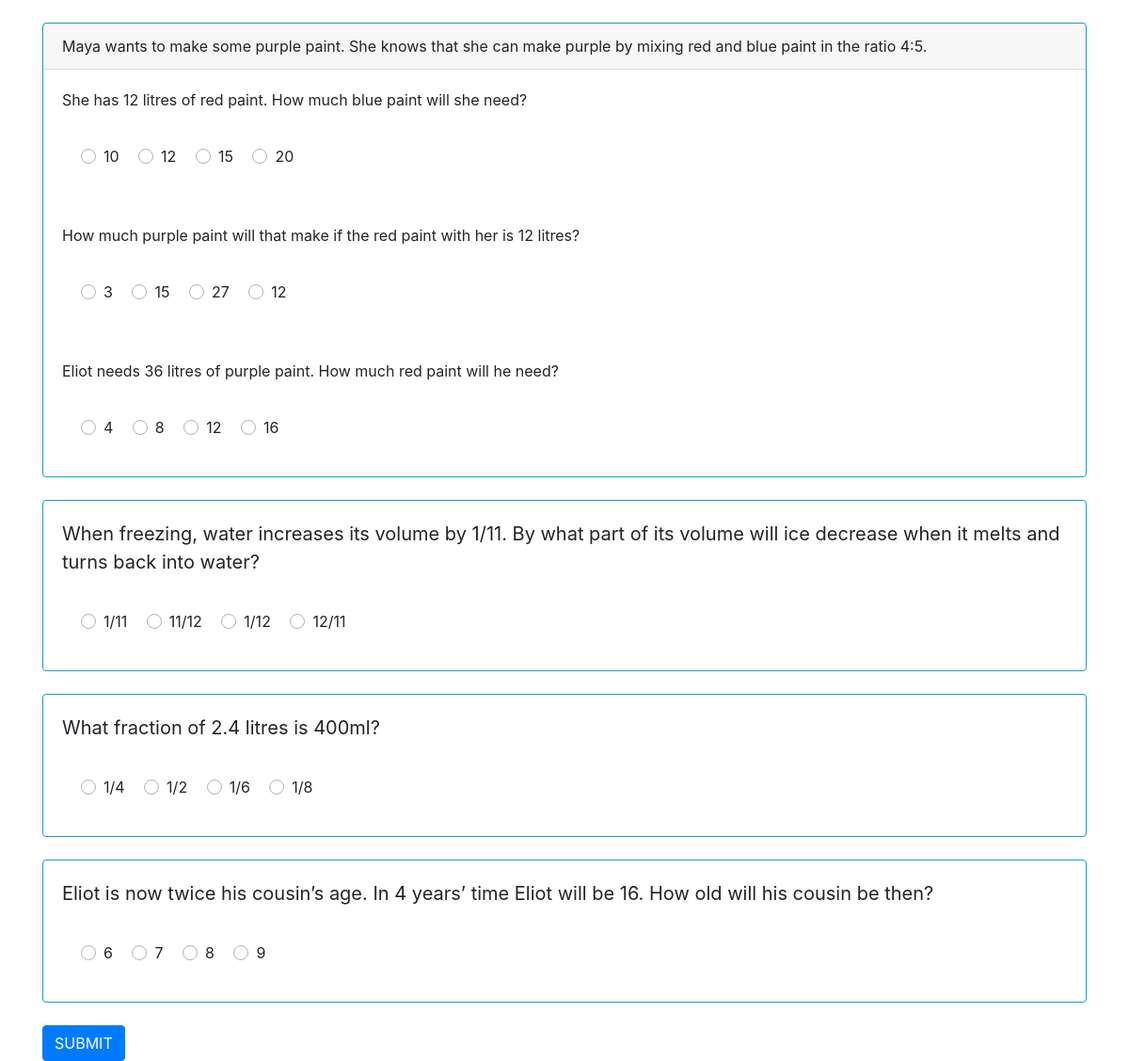
The page /display on the database its author committed.
### app.py (models this page shows, shortened)
class Question(db.Model):
    id = db.Column(db.Integer, primary_key=True)
    subject = db.Column(db.String(10), nullable=False)
    topic = db.Column(db.String(10), nullable=False)
    level = db.Column(db.Integer, nullable=False)
    question = db.Column(db.Text, nullable = False)
    sub_qustn = db.relationship('Sub', backref='question', lazy=True)

class Sub(db.Model):
    id = db.Column(db.Integer, primary_key=True)
    sub_qstn = db.Column(db.Text, nullable = True)
    option1 = db.Column(db.String(50), nullable = False)
    option2 = db.Column(db.String(50), nullable = False)
    option3 = db.Column(db.String(50), nullable = False)
    option4 = db.Column(db.String(50), nullable = False)
    nans = db.Column(db.Integer, nullable = False)
    answer = db.Column(db.String(100), nullable = False)
    answer2 = db.Column(db.String(100), nullable = True)
    answer3 = db.Column(db.String(100), nullable = True)
    answer4 = db.Column(db.String(100), nullable = True)
    filedata = db.Column(db.LargeBinary, nullable=True)
    solution = db.Column(db.Text, nullable=False)
    question_id = db.Column(db.Integer, db.ForeignKey('question.id'), nullable=False)

### app.py (the view, shortened to what this page needs)
@app.route("/display", methods=['GET', 'POST'])
def display():
    random_id = random.randint(1,6)
    take = Question.query.all()
    pick = Sub.query.all()
    total_ques = len(pick)
    print(pick)
    return render_template("display.html", take=take, pick=pick, Sub=Sub,Question=Question)

### templates/display.html (shortened to what this page needs)
<!Doctype HTML>
<html lang = "en-GB">
<head>
<link rel="stylesheet" href="https://maxcdn.bootstrapcdn.com/bootstrap/4.3.1/css/bootstrap.min.css">
</head>
<body>
    <form method="POST" action="/display" enctype="multipart/form-data">
  <br>
    {% for i in take %}
    {% set rand = Sub.query.filter_by(question_id=i.id).all() %}
    {% if (rand|length >1)%}
              <div class="container">
                <div class="card  border border-info " >
                            <div class="card-header mb-0  " >
                              {{i.question}}
                            </div>
                          {% for j in rand %}
                              <div class="card-body" >
                              <div class="" id = "{{i.id}}_{{j.id}}">
                                <p>{{j.sub_qstn}}</p>
                              </div>
                              <div class="card-body">
                                <div class="custom-control custom-radio custom-control-inline">
                                    <label class="custom-control-label" for="option1for{{i.id}}_{{j.id}}">{{j.option1}}</label>
                                  </div>
                                  <div class="custom-control custom-radio custom-control-inline">
                                    <label class="custom-control-label" for="option2for{{i.id}}_{{j.id}}">{{j.option2}}</label>
                                  </div>
                                  <div class="custom-control custom-radio custom-control-inline">
                                    <label class="custom-control-label" for="option3for{{i.id}}_{{j.id}}">{{j.option3}}</label>
                                  </div>
                                  <div class="custom-control custom-radio custom-control-inline">
                                    <label class="custom-control-label" for="option4for{{i.id}}_{{j.id}}">{{j.option4}}</label>
                                  </div>
                              </div>
                            </div>
                          {% endfor %}
                  </div>
                </div>
                <br>
    {%else%}
    <div class="container">
        <div class="card border border-info ">
          <div class="card-body">
            <div class="blockquote mb-0">
              <p>{{i.question}}</p>
            </div>
          <div class="card-body">
            <div class="custom-control custom-radio custom-control-inline">
                <label class="custom-control-label" for="option1for{{i.id}}">{{rand[0].option1}}</label>
            </div>
            <div class="custom-control custom-radio custom-control-inline">
              <label class="custom-control-label" for="option2for{{i.id}}">{{rand[0].option2}}</label>
            </div>
            <div class="custom-control custom-radio custom-control-inline">
                  <label class="custom-control-label" for="option3for{{i.id}}">{{rand[0].option3}}</label>
            </div>
            <div class="custom-control custom-radio custom-control-inline">
                  <label class="custom-control-label" for="option4for{{i.id}}">{{rand[0].option4}}</label>
            </div>
          </div>
        </div>
      </div>
    </div>
      <br>
    {%endif%}
    {% endfor %}
  <div class="container">
    <button class="btn btn-primary" id="submit_btn" type="submit">SUBMIT</button>
  </div>
    </form>
</body>
</html>

### rows shown on the page
Question: question "Maya wants to make some purple paint. She knows that she can make purple by mixing red and blue paint in the ratio 4:5."
Sub: sub_qstn "She has 12 litres of red paint. How much blue paint will she need?", option1 "10", option2 "12", option3 "15", option4 "20"
Sub: sub_qstn "How much purple paint will that make if the red paint with her is 12 litres?", option1 "3", option2 "15", option3 "27", option4 "12"
Sub: sub_qstn "Eliot needs 36 litres of purple paint. How much red paint will he need?", option1 "4", option2 "8", option3 "12", option4 "16"
Question: question "When freezing, water increases its volume by 1/11. By what part of its volume will ice decrease when it melts and turns back into water?"
Sub: option1 "1/11", option2 "11/12", option3 "1/12", option4 "12/11"
Question: question "What fraction of 2.4 litres is 400ml?"
Sub: option1 "1/4", option2 "1/2", option3 "1/6", option4 "1/8"
Question: question "Eliot is now twice his cousin’s age. In 4 years’ time Eliot will be 16. How old will his cousin be then?"
Sub: option1 "6", option2 "7", option3 "8", option4 "9"
